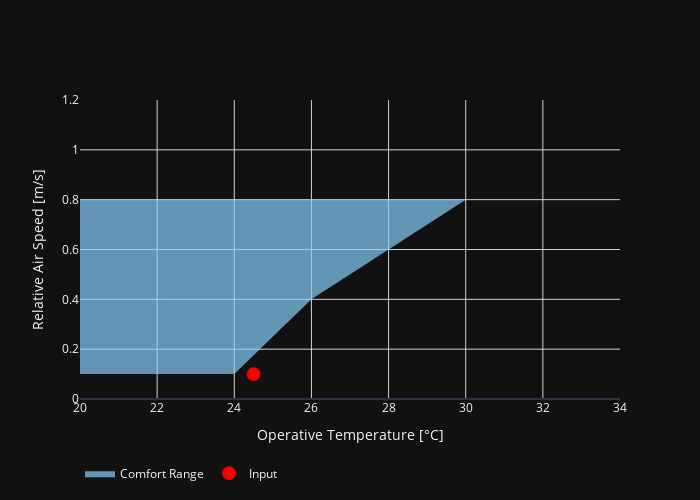

The cell this chart's notebook holds for it:
### Code cell
import plotly.graph_objects as go
import pandas as pd

# test input
results = {"pmv_limit": [0.5, 0.7, 0.8], "temp": [22, 26, 30], "vr": [0.2, 0.5, 0.8]}

# create DataFrame
df = pd.DataFrame(results)

# define pmv_limits
pmv_limits = [{"temp": 24, "vr": 0.1}, {"temp": 30, "vr": 0.8}]  # test

# define trace1 和 trace2，color
trace1 = go.Scatter(
    x=[24, 26, 30],  # temp 24-30
    y=[0.1, 0.4, 0.8],  # speed
    mode="lines",
    fill="tozerox",
    fillcolor="rgba(135, 206, 250, 0.7)",  # blue
    line=dict(color="rgba(135, 206, 250, 0)"),  # Hide Edges
    name="Comfort Range",
)

# define the input point
inputs = {
    "ElementIDs": {
        "t_db_input": {"value": 24.5},  # input
        "rh_input": {"value": 0.1},  # input
    }
}

# Scatter plot of input points
input_trace = go.Scatter(
    x=[inputs["ElementIDs"]["t_db_input"]["value"]],
    y=[inputs["ElementIDs"]["rh_input"]["value"]],
    mode="markers",
    marker=dict(
        size=12,
        color="red",
        symbol="circle",
        line=dict(width=2, color="rgba(255, 0, 0, 0.8)"),
    ),  # red point
    name="Input",
)

# Create a layout and set gridline colors, axis labels, etc.
layout = go.Layout(
    xaxis=dict(
        title="Operative Temperature [°C]",
        range=[20, 34],
        showgrid=True,
        gridcolor="lightgray",
    ),
    yaxis=dict(
        title="Relative Air Speed [m/s]",
        range=[0.0, 1.2],
        showgrid=True,
        gridcolor="lightgray",
    ),
    showlegend=True,
    legend=dict(orientation="h", y=-0.2),  # 将图例放置在底部
    width=700,
    height=500,
)

# create chart
fig = go.Figure(data=[trace1, input_trace], layout=layout)

# show
fig.show()

### Figure 1 — Plotly figure (JSON) as saved in the notebook; plotly's stock layout.template omitted (floating-point values rounded to 4 significant figures)
{"data": [{"fill": "tozerox", "fillcolor": "rgba(135, 206, 250, 0.7)", "line": {"color": "rgba(135, 206, 250, 0)"}, "mode": "lines", "name": "Comfort Range", "x": [24, 26, 30], "y": [0.1, 0.4, 0.8], "type": "scatter"}, {"marker": {"color": "red", "line": {"color": "rgba(255, 0, 0, 0.8)", "width": 2}, "size": 12, "symbol": "circle"}, "mode": "markers", "name": "Input", "x": [24.5], "y": [0.1], "type": "scatter"}], "layout": {"height": 500, "legend": {"orientation": "h", "y": -0.2}, "showlegend": true, "width": 700, "xaxis": {"gridcolor": "lightgray", "range": [20, 34], "showgrid": true, "title": {"text": "Operative Temperature [°C]"}}, "yaxis": {"gridcolor": "lightgray", "range": [0.0, 1.2], "showgrid": true, "title": {"text": "Relative Air Speed [m/s]"}}}}
